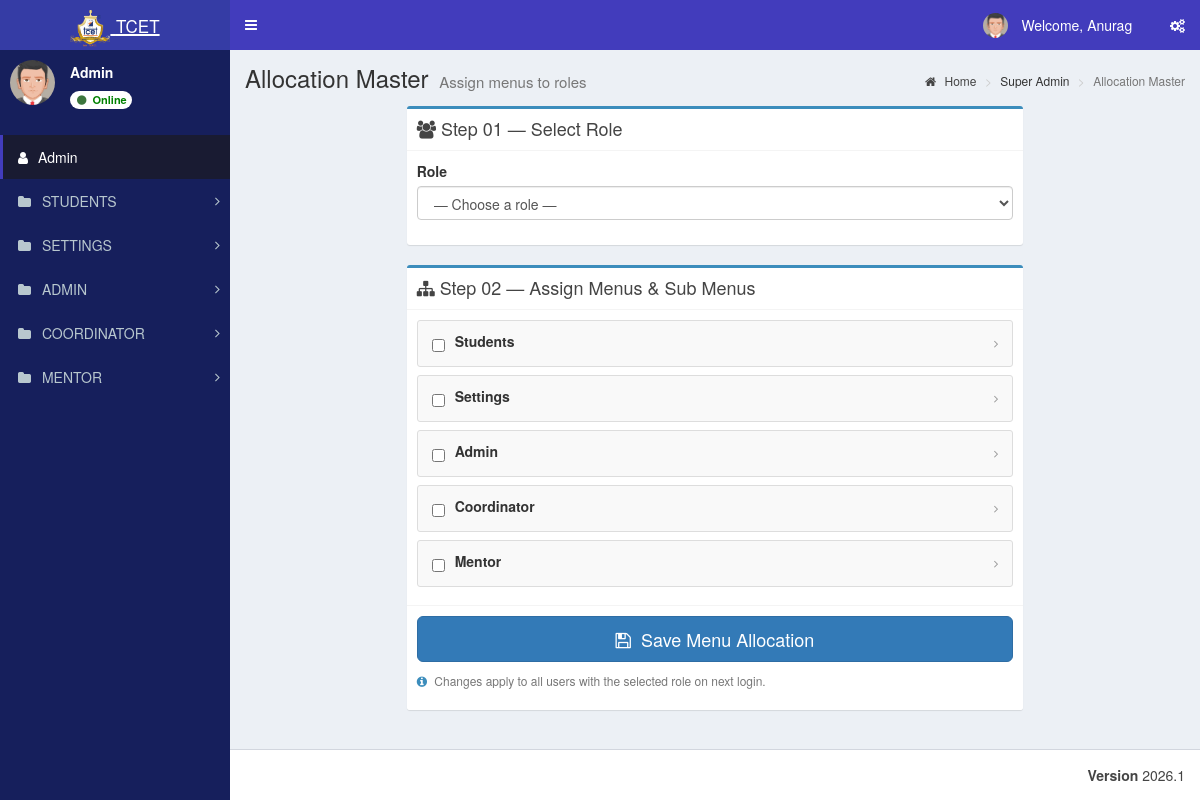
The app's page /admin/allocation_master.php (signed in) with its own data.
### tables this page shows
CREATE TABLE `st_user_master` (
  `user_id` int(11) NOT NULL,
  `user_name` varchar(150) NOT NULL,
  `email_id` varchar(200) NOT NULL,
  `phone_number` varchar(15) DEFAULT NULL,
  `department_id` int(11) NOT NULL,
  `role_id` int(11) NOT NULL,
  `student_id` int(11) NOT NULL
);

CREATE TABLE `st_role_master` (
  `role_id` int(11) NOT NULL,
  `role_name` varchar(100) NOT NULL
);

CREATE TABLE `st_menu_master` (
  `menu_id` int(11) NOT NULL,
  `menu_name` varchar(100) NOT NULL
);

### database/db_connect.php (called while the page is built, shortened)
<?php
class DBController
{
    public $host = "localhost";
    public $user = "root";
    public $password = "";
    public $database = "tcet_st";
   public $conn;
    function __construct()
    {
        $this->conn = $this->connectDB();
    }
    function connectDB()
    {
      $conn = @mysqli_connect($this->host,$this->user,$this->password,$this->database);
      return $conn;
    }
    public function runQuery($query) {
    $result = mysqli_query($this->conn, $query);
    $resultset = [];
    while ($row = mysqli_fetch_assoc($result)) {
        $resultset[] = $row;
    }
    return $resultset;
}
}
?>

### admin/allocation_master.php (the view, shortened to what this page needs)
<?php
include "header/header.php";
include_once("../database/db_connect.php");
require_once '../database/db_connect.php';
$db = new DBController();
$all_menus = $db->runQuery("SELECT * FROM st_menu_master ORDER BY menu_id") ?? [];
$all_subs  = [];
$subs_raw  = $db->runQuery("SELECT * FROM st_sub_menu_master ORDER BY menu_id, sub_menu_id") ?? [];
foreach ($subs_raw as $sub) {
    $all_subs[$sub['menu_id']][] = $sub;
}
?>
<!DOCTYPE html>
<html lang="en">
<head>
  <link rel="stylesheet" href="bootstrap/css/bootstrap.min.css">
  <link rel="stylesheet" href="https://cdnjs.cloudflare.com/ajax/libs/font-awesome/4.5.0/css/font-awesome.min.css">
  <link rel="stylesheet" href="https://cdnjs.cloudflare.com/ajax/libs/ionicons/2.0.1/css/ionicons.min.css">
  <link rel="stylesheet" href="dist/css/AdminLTE.min.css">
  <link rel="stylesheet" href="dist/css/skins/_all-skins.min.css">
  <link rel="stylesheet" href="plugins/iCheck/flat/blue.css">
</head>
<body class="skin-blue sidebar-mini">
<div class="wrapper">
  <div class="content-wrapper">
    <section class="content-header">
      <h1>Allocation Master <small>Assign menus to roles</small></h1>
      <ol class="breadcrumb">
        <li><a href="#"><i class="fa fa-home"></i> Home</a></li>
        <li>Super Admin</li>
        <li class="active">Allocation Master</li>
      </ol>
    </section>
    <section class="content">
      <form method="POST" action="">
        <div class="row">
          <div class="col-md-8 col-md-offset-2">
            <div class="box box-primary">
              <div class="box-header with-border">
                <h3 class="box-title"><i class="fa fa-users"></i> Step 01 — Select Role</h3>
              </div>
              <div class="box-body">
                <div class="form-group">
                  <label for="role_select">Role</label>
                  <select name="role_id" id="role_select" class="form-control" required>
                    <option value="">— Choose a role —</option>
                  </select>
                </div>
              </div>
            </div>
            <div class="box box-primary" id="menu-container">
              <div class="box-header with-border">
                <h3 class="box-title"><i class="fa fa-sitemap"></i> Step 02 — Assign Menus &amp; Sub Menus</h3>
              </div>
              <div class="box-body">
                <ul class="menu-tree">
                  <?php foreach ($all_menus as $menu): ?>
                    <?php $mid = $menu['menu_id']; ?>
                    <li class="tree-item" id="tree_item_<?= $mid ?>">
                      <div class="tree-header">
                        <input type="checkbox"
                               class="main-check flat-blue"
                               name="menu_ids[]"
                               value="<?= $mid ?>"
                               id="menu_<?= $mid ?>"/>
                        <label class="menu-label" for="menu_<?= $mid ?>">
                          <?= htmlspecialchars($menu['menu_name']) ?>
                        </label>
                        <?php if (!empty($all_subs[$mid])): ?>
                          <i class="fa fa-angle-right tree-toggle" id="arrow_<?= $mid ?>"></i>
                        <?php endif; ?>
                      </div>
                    </li>
                  <?php endforeach; ?>
                </ul>
              </div>
              <div class="box-footer">
                <button type="submit" class="btn btn-primary btn-lg btn-block">
                  <i class="fa fa-save"></i> &nbsp;Save Menu Allocation
                </button>
                <p class="alloc-info">
                  <i class="fa fa-info-circle"></i>
                  Changes apply to all users with the selected role on next login.
                </p>
              </div>
            </div>
          </div>
        </div>
      </form>
    </section>
  </div>
</div>
</body>
</html>
 <?php include "header/footer.php" ?>

### admin/header/header.php (shortened to what this page needs)
<?php
include_once("../database/db_connect.php");
$db_handle = new DBController();
$sessionLoginId = intval($_SESSION['user_login_id'] ?? $_SESSION['user_session'] ?? 0);
$username = '';
$userid = 0;
$usertype = 0;
$sql = "SELECT * FROM st_login WHERE login_id='" . $sessionLoginId . "' LIMIT 1";
$result = mysqli_query($db_handle->conn, $sql);
if ($result && $result->num_rows > 0) {
	$row = $result->fetch_assoc();
	$username = $row['username'];
	$userid = intval($row['user_id']);
	$usertype = intval($row['role_id']);
}
$name = $username;
$profileSql = "SELECT user_name FROM st_user_master WHERE user_id = $userid AND role_id = $usertype LIMIT 1";
$profileResult = mysqli_query($db_handle->conn, $profileSql);
if ($profileResult && ($profileRow = mysqli_fetch_assoc($profileResult))) {
	$profileName = trim((string)($profileRow['user_name'] ?? ''));
	if ($profileName !== '') {
		$name = $profileName;
	}
}
$sql = "SELECT role_name FROM st_role_master WHERE role_id = ? LIMIT 1";
$stmt = mysqli_prepare($db_handle->conn, $sql);
if ($stmt) {
	mysqli_stmt_bind_param($stmt, 'i', $usertype);
	mysqli_stmt_execute($stmt);
	$result = mysqli_stmt_get_result($stmt);
	if ($row = mysqli_fetch_assoc($result)) {
		$role_name = $row['role_name'];
	}
}
$dashboardRoute = ($usertype === 5) ? 'student_dashboard.php' : 'index.php';
?>
<!DOCTYPE html>
<html>
<head>
	<link rel="stylesheet" href="bootstrap/css/bootstrap.min.css">
	<link rel="stylesheet" href="https://cdnjs.cloudflare.com/ajax/libs/font-awesome/4.5.0/css/font-awesome.min.css">
	<link rel="stylesheet" href="https://cdnjs.cloudflare.com/ajax/libs/ionicons/2.0.1/css/ionicons.min.css">
	<link rel="stylesheet" href="dist/css/AdminLTE.min.css">
	<link rel="stylesheet" href="dist/css/skins/_all-skins.min.css">
	<link rel="stylesheet" href="plugins/iCheck/flat/blue.css">
	<link rel="stylesheet" href="plugins/morris/morris.css">
	<link rel="stylesheet" href="plugins/jvectormap/jquery-jvectormap-1.2.2.css">
	<link rel="stylesheet" href="plugins/datepicker/datepicker3.css">
	<link rel="stylesheet" href="plugins/daterangepicker/daterangepicker.css">
	<link rel="stylesheet" href="plugins/bootstrap-wysihtml5/bootstrap3-wysihtml5.min.css">
</head>
<body class="hold-transition skin-blue sidebar-mini">
	<div class="wrapper">
		<header class="main-header">
			<a href="<?php echo $dashboardRoute; ?>" class="logo">
				<span class="logo-lg"><img src="images/booklogo.webp" class="py-2" height="40px" /> <small>TCET</small></span>
			</a>
			<nav class="navbar navbar-static-top">
				<a href="#" class="sidebar-toggle" data-toggle="offcanvas" role="button">
				</a>
				<div class="navbar-custom-menu">
					<ul class="nav navbar-nav">
						<li class="dropdown user user-menu">
							<a href="#" class="dropdown-toggle" data-toggle="dropdown">
								<img src="dist/img/user2-160x160.jpg" class="user-image" alt="User Image">
								<span class="hidden-xs">&nbsp;Welcome, <?php echo $name; ?> &nbsp;</span>
							</a>
						</li>
						<li>
							<a href="#" data-toggle="control-sidebar"><i class="fa fa-gears"></i></a>
						</li>
					</ul>
				</div>
			</nav>
		</header>
		<aside class="main-sidebar">
			<section class="sidebar">
				<div class="user-panel">
					<div class="pull-left image">
						<img src="dist/img/user2-160x160.jpg" class="img-circle" alt="User Image">
					</div>
					<div class="pull-left info">
						<p><span><?php echo htmlspecialchars($role_name); ?></span></p>
						<a class="badge" href="#" style="background:white; color: green;">
							<i class="fa fa-circle text-success"></i> Online
						</a>
					</div>
				</div>
				<br />
				<?php include "side_menu.php"; ?>
		</aside>

### admin/header/side_menu.php (shortened to what this page needs)
<?php
function sidebar_has_column($conn, $table, $column)
{
	$escapedColumn = mysqli_real_escape_string($conn, $column);
	$result = mysqli_query($conn, "SHOW COLUMNS FROM $table LIKE '$escapedColumn'");
	$exists = ($result && mysqli_num_rows($result) > 0);
	return $exists;
}
$menuHasIconColumn = sidebar_has_column($db_handle->conn, 'st_menu_master', 'menu_icon');
$subMenuHasIconColumn = sidebar_has_column($db_handle->conn, 'st_sub_menu_master', 'sub_menu_icon');
$subMenuHasRouteColumn = sidebar_has_column($db_handle->conn, 'st_sub_menu_master', 'sub_menu_route');
$menuTree = array();
$menuIconSelect = $menuHasIconColumn
	? "COALESCE(NULLIF(TRIM(m.menu_icon), ''), 'fa fa-folder') AS menu_icon"
	: "'fa fa-folder' AS menu_icon";
$subMenuRouteSelect = $subMenuHasRouteColumn
	? "COALESCE(NULLIF(TRIM(sm.sub_menu_route), ''), '#') AS sub_menu_route"
	: "'#' AS sub_menu_route";
$subMenuIconSelect = $subMenuHasIconColumn
	? "COALESCE(NULLIF(TRIM(sm.sub_menu_icon), ''), 'fa fa-angle-double-right') AS sub_menu_icon"
	: "'fa fa-angle-double-right' AS sub_menu_icon";
$menuSql = "SELECT m.menu_id, m.menu_name, $menuIconSelect
			FROM st_menu_master m
			WHERE (
				EXISTS (
					SELECT 1
					FROM st_menu_allocation_master mar
					WHERE mar.menu_id = m.menu_id
					  AND mar.role_id = ?
					  AND mar.sub_menu_id IS NULL
				)
				OR EXISTS (
					SELECT 1
					FROM st_menu_allocation_master maa
					WHERE maa.menu_id = m.menu_id
					  AND maa.role_id = ?
					  AND maa.sub_menu_id IS NOT NULL
				)
			)
			ORDER BY m.menu_id";
$menuStmt = mysqli_prepare($db_handle->conn, $menuSql);
if ($menuStmt) {
	mysqli_stmt_bind_param($menuStmt, 'ii', $usertype, $usertype);
	mysqli_stmt_execute($menuStmt);
	$menuResult = mysqli_stmt_get_result($menuStmt);
	while ($menuRow = mysqli_fetch_assoc($menuResult)) {
		$menuId = (int) $menuRow['menu_id'];
		$menuTree[$menuId] = array(
			'menu_name' => $menuRow['menu_name'],
			'menu_icon' => $menuRow['menu_icon'],
			'submenus' => array()
		);
		$subSql = "SELECT sm.sub_menu_id, sm.sub_menu_name, $subMenuRouteSelect, $subMenuIconSelect
				   FROM st_sub_menu_master sm
				   WHERE sm.menu_id = ?
				   AND (
					   EXISTS (
						   SELECT 1
						   FROM st_menu_allocation_master mar
						   WHERE mar.sub_menu_id = sm.sub_menu_id
							 AND mar.role_id = ?
					   )
				   )
				   ORDER BY sm.sort_order ASC, sm.sub_menu_id ASC";
		$subStmt = mysqli_prepare($db_handle->conn, $subSql);
		if ($subStmt) {
			mysqli_stmt_bind_param($subStmt, 'ii', $menuId, $usertype);
			mysqli_stmt_execute($subStmt);
			$subResult = mysqli_stmt_get_result($subStmt);
			while ($subRow = mysqli_fetch_assoc($subResult)) {
				$menuTree[$menuId]['submenus'][] = $subRow;
			}
		}
	}
}
?>
<ul class="sidebar-menu" id="sidebar-dynamic-menu">
<li class="active"><a href="index.php"><i class="fa fa-user"></i><span><?php echo htmlspecialchars($role_name); ?></span></a></li>
<?php foreach ($menuTree as $menuId => $menuData) {
	$menuName = trim((string) $menuData['menu_name']);
	$menuIcon = trim((string) $menuData['menu_icon']);
?>
<li class="treeview" data-menu-id="<?php echo $menuId; ?>" id="sidebar-menu-<?php echo $menuId; ?>">
<a href="#">
<i class="<?php echo htmlspecialchars($menuIcon); ?>" aria-hidden="true"></i> <span><?php echo strtoupper(htmlspecialchars($menuName)); ?></span>
<span class="pull-right-container">
<i class="fa fa-angle-right pull-right"></i>
</span>
</a>
</li>
<?php } ?>
</ul>
</section>

### admin/header/footer.php (shortened to what this page needs)
<footer class="main-footer" style="margin-left:5px">
    <div class="pull-right hidden-xs">
      <b>Version</b> 2026.1
    </div>
    <strong>&copy; <script type="text/javascript"> document.write(new Date().getFullYear()) </script> TCET, Mumbai </strong>
  </footer>
<link rel="stylesheet" href="https://maxcdn.bootstrapcdn.com/bootstrap/3.3.6/css/bootstrap.min.css" />
</body>
</html>

### admin/allocation_master.php (style rules this page uses)
.menu-tree { list-style: none; padding: 0; margin: 0; }
.menu-tree .tree-item { border: 1px solid #ddd; border-radius: 3px; margin-bottom: 8px; background: #f9f9f9; transition: border-color .15s; }
.tree-header { padding: 10px 14px; display: flex; align-items: center; gap: 10px; cursor: pointer; user-select: none; }
.tree-header .menu-label { font-size: 14px; font-weight: 700; flex: 1; color: #333; }
.tree-toggle { font-size: 12px; color: #999; transition: transform .2s; }
.alloc-info { font-size: 12px; color: #777; margin-top: 10px; }
.alloc-info i { color: #3c8dbc; margin-right: 4px; }

### records on screen
st_user_master: user_name "Anurag"
st_role_master: role_name "Admin"
st_menu_master: menu_name "STUDENTS", menu_name "Students"
st_menu_master: menu_name "SETTINGS", menu_name "Settings"
st_menu_master: menu_name "ADMIN", menu_name "Admin"
st_menu_master: menu_name "COORDINATOR", menu_name "Coordinator"
st_menu_master: menu_name "MENTOR", menu_name "Mentor"
